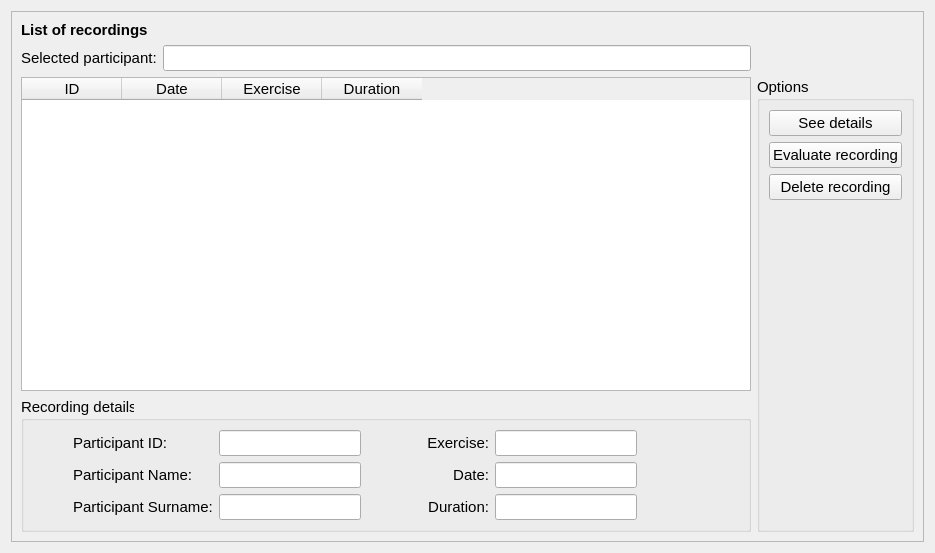
<?xml version="1.0" encoding="UTF-8"?>
<ui version="4.0">
 <class>Recordings</class>
 <widget class="qMRMLWidget" name="Recordings">
  <property name="geometry">
   <rect>
    <x>0</x>
    <y>0</y>
    <width>935</width>
    <height>553</height>
   </rect>
  </property>
  <layout class="QVBoxLayout" name="verticalLayout">
   <item>
    <widget class="QFrame" name="frame">
     <property name="font">
      <font>
       <pointsize>11</pointsize>
      </font>
     </property>
     <property name="frameShape">
      <enum>QFrame::StyledPanel</enum>
     </property>
     <property name="frameShadow">
      <enum>QFrame::Raised</enum>
     </property>
     <layout class="QGridLayout" name="gridLayout_2">
      <item row="1" column="0">
       <widget class="QLabel" name="label_2">
        <property name="font">
         <font>
          <pointsize>11</pointsize>
          <weight>50</weight>
          <bold>false</bold>
         </font>
        </property>
        <property name="text">
         <string>Selected participant:</string>
        </property>
       </widget>
      </item>
      <item row="2" column="0" colspan="2">
       <widget class="QTableWidget" name="recordingsTable">
        <property name="font">
         <font>
          <pointsize>11</pointsize>
          <weight>50</weight>
          <bold>false</bold>
         </font>
        </property>
        <property name="editTriggers">
         <set>QAbstractItemView::NoEditTriggers</set>
        </property>
        <property name="selectionMode">
         <enum>QAbstractItemView::SingleSelection</enum>
        </property>
        <property name="selectionBehavior">
         <enum>QAbstractItemView::SelectRows</enum>
        </property>
        <attribute name="verticalHeaderVisible">
         <bool>false</bool>
        </attribute>
        <column>
         <property name="text">
          <string>ID</string>
         </property>
        </column>
        <column>
         <property name="text">
          <string>Date</string>
         </property>
        </column>
        <column>
         <property name="text">
          <string>Exercise</string>
         </property>
        </column>
        <column>
         <property name="text">
          <string>Duration</string>
         </property>
        </column>
       </widget>
      </item>
      <item row="0" column="0">
       <widget class="QLabel" name="label_1">
        <property name="font">
         <font>
          <pointsize>11</pointsize>
          <weight>75</weight>
          <bold>true</bold>
         </font>
        </property>
        <property name="text">
         <string>List of recordings</string>
        </property>
       </widget>
      </item>
      <item row="2" column="2" rowspan="2">
       <widget class="QGroupBox" name="optionsGroupBox">
        <property name="font">
         <font>
          <pointsize>11</pointsize>
          <weight>50</weight>
          <bold>false</bold>
         </font>
        </property>
        <property name="title">
         <string>Options</string>
        </property>
        <layout class="QVBoxLayout" name="verticalLayout_2">
         <item>
          <widget class="QPushButton" name="recordingDetailsButton">
           <property name="font">
            <font>
             <pointsize>11</pointsize>
             <weight>50</weight>
             <bold>false</bold>
            </font>
           </property>
           <property name="text">
            <string>See details</string>
           </property>
           <property name="checkable">
            <bool>true</bool>
           </property>
          </widget>
         </item>
         <item>
          <widget class="QPushButton" name="evaluateRecordingButton">
           <property name="font">
            <font>
             <pointsize>11</pointsize>
             <weight>50</weight>
             <bold>false</bold>
            </font>
           </property>
           <property name="text">
            <string>Evaluate recording</string>
           </property>
          </widget>
         </item>
         <item>
          <widget class="QPushButton" name="deleteRecordingButton">
           <property name="font">
            <font>
             <pointsize>11</pointsize>
             <weight>50</weight>
             <bold>false</bold>
            </font>
           </property>
           <property name="text">
            <string>Delete recording</string>
           </property>
          </widget>
         </item>
         <item>
          <spacer name="verticalSpacer">
           <property name="font">
            <font>
             <pointsize>11</pointsize>
             <weight>50</weight>
             <bold>false</bold>
            </font>
           </property>
           <property name="orientation">
            <enum>Qt::Vertical</enum>
           </property>
           <property name="sizeHint" stdset="0">
            <size>
             <width>20</width>
             <height>40</height>
            </size>
           </property>
          </spacer>
         </item>
        </layout>
       </widget>
      </item>
      <item row="1" column="1">
       <widget class="QLineEdit" name="participantSelectionText">
        <property name="enabled">
         <bool>true</bool>
        </property>
        <property name="font">
         <font>
          <pointsize>11</pointsize>
          <weight>50</weight>
          <bold>false</bold>
         </font>
        </property>
        <property name="readOnly">
         <bool>true</bool>
        </property>
       </widget>
      </item>
      <item row="3" column="0" colspan="2">
       <widget class="QGroupBox" name="recordingDetailsGroupBox">
        <property name="font">
         <font>
          <pointsize>11</pointsize>
          <weight>50</weight>
          <bold>false</bold>
         </font>
        </property>
        <property name="title">
         <string>Recording details</string>
        </property>
        <layout class="QGridLayout" name="gridLayout">
         <item row="0" column="1">
          <widget class="QLabel" name="recordingDetailsLabel_1">
           <property name="font">
            <font>
             <pointsize>11</pointsize>
             <weight>50</weight>
             <bold>false</bold>
            </font>
           </property>
           <property name="text">
            <string>Participant ID:</string>
           </property>
          </widget>
         </item>
         <item row="1" column="3">
          <widget class="QLabel" name="recordingDetailsLabel_5">
           <property name="font">
            <font>
             <pointsize>11</pointsize>
             <weight>50</weight>
             <bold>false</bold>
            </font>
           </property>
           <property name="text">
            <string>Date:</string>
           </property>
           <property name="alignment">
            <set>Qt::AlignRight|Qt::AlignTrailing|Qt::AlignVCenter</set>
           </property>
          </widget>
         </item>
         <item row="2" column="2">
          <widget class="QLineEdit" name="recordingParticipantSurnameText">
           <property name="sizePolicy">
            <sizepolicy hsizetype="Fixed" vsizetype="Fixed">
             <horstretch>0</horstretch>
             <verstretch>0</verstretch>
            </sizepolicy>
           </property>
           <property name="font">
            <font>
             <pointsize>11</pointsize>
             <weight>50</weight>
             <bold>false</bold>
            </font>
           </property>
          </widget>
         </item>
         <item row="2" column="3">
          <widget class="QLabel" name="recordingDetailsLabel_6">
           <property name="font">
            <font>
             <pointsize>11</pointsize>
             <weight>50</weight>
             <bold>false</bold>
            </font>
           </property>
           <property name="text">
            <string>Duration:</string>
           </property>
           <property name="alignment">
            <set>Qt::AlignRight|Qt::AlignTrailing|Qt::AlignVCenter</set>
           </property>
          </widget>
         </item>
         <item row="0" column="3">
          <widget class="QLabel" name="recordingDetailsLabel_4">
           <property name="font">
            <font>
             <pointsize>11</pointsize>
             <weight>50</weight>
             <bold>false</bold>
            </font>
           </property>
           <property name="text">
            <string>Exercise:</string>
           </property>
           <property name="alignment">
            <set>Qt::AlignRight|Qt::AlignTrailing|Qt::AlignVCenter</set>
           </property>
          </widget>
         </item>
         <item row="1" column="2">
          <widget class="QLineEdit" name="recordingParticipantNameText">
           <property name="sizePolicy">
            <sizepolicy hsizetype="Fixed" vsizetype="Fixed">
             <horstretch>0</horstretch>
             <verstretch>0</verstretch>
            </sizepolicy>
           </property>
           <property name="font">
            <font>
             <pointsize>11</pointsize>
             <weight>50</weight>
             <bold>false</bold>
            </font>
           </property>
          </widget>
         </item>
         <item row="0" column="4" colspan="2">
          <widget class="QLineEdit" name="recordingDetailsExerciseText">
           <property name="sizePolicy">
            <sizepolicy hsizetype="Fixed" vsizetype="Fixed">
             <horstretch>0</horstretch>
             <verstretch>0</verstretch>
            </sizepolicy>
           </property>
           <property name="font">
            <font>
             <pointsize>11</pointsize>
             <weight>50</weight>
             <bold>false</bold>
            </font>
           </property>
          </widget>
         </item>
         <item row="1" column="1">
          <widget class="QLabel" name="recordingDetailsLabel_2">
           <property name="font">
            <font>
             <pointsize>11</pointsize>
             <weight>50</weight>
             <bold>false</bold>
            </font>
           </property>
           <property name="text">
            <string>Participant Name:</string>
           </property>
          </widget>
         </item>
         <item row="2" column="4" colspan="2">
          <widget class="QLineEdit" name="recordingDetailsDurationText">
           <property name="sizePolicy">
            <sizepolicy hsizetype="Fixed" vsizetype="Fixed">
             <horstretch>0</horstretch>
             <verstretch>0</verstretch>
            </sizepolicy>
           </property>
           <property name="font">
            <font>
             <pointsize>11</pointsize>
             <weight>50</weight>
             <bold>false</bold>
            </font>
           </property>
          </widget>
         </item>
         <item row="0" column="2">
          <widget class="QLineEdit" name="recordingParticipantIDText">
           <property name="sizePolicy">
            <sizepolicy hsizetype="Fixed" vsizetype="Fixed">
             <horstretch>0</horstretch>
             <verstretch>0</verstretch>
            </sizepolicy>
           </property>
           <property name="font">
            <font>
             <pointsize>11</pointsize>
             <weight>50</weight>
             <bold>false</bold>
            </font>
           </property>
          </widget>
         </item>
         <item row="1" column="4" colspan="2">
          <widget class="QLineEdit" name="recordingDetailsDateText">
           <property name="sizePolicy">
            <sizepolicy hsizetype="Fixed" vsizetype="Fixed">
             <horstretch>0</horstretch>
             <verstretch>0</verstretch>
            </sizepolicy>
           </property>
           <property name="font">
            <font>
             <pointsize>11</pointsize>
             <weight>50</weight>
             <bold>false</bold>
            </font>
           </property>
          </widget>
         </item>
         <item row="2" column="1">
          <widget class="QLabel" name="recordingDetailsLabel_3">
           <property name="font">
            <font>
             <pointsize>11</pointsize>
             <weight>50</weight>
             <bold>false</bold>
            </font>
           </property>
           <property name="text">
            <string>Participant Surname:</string>
           </property>
          </widget>
         </item>
         <item row="0" column="0">
          <spacer name="horizontalSpacer">
           <property name="font">
            <font>
             <pointsize>11</pointsize>
             <weight>50</weight>
             <bold>false</bold>
            </font>
           </property>
           <property name="orientation">
            <enum>Qt::Horizontal</enum>
           </property>
           <property name="sizeType">
            <enum>QSizePolicy::Fixed</enum>
           </property>
           <property name="sizeHint" stdset="0">
            <size>
             <width>40</width>
             <height>20</height>
            </size>
           </property>
          </spacer>
         </item>
        </layout>
       </widget>
      </item>
     </layout>
    </widget>
   </item>
  </layout>
 </widget>
 <customwidgets>
  <customwidget>
   <class>qMRMLWidget</class>
   <extends>QWidget</extends>
   <header>qMRMLWidget.h</header>
   <container>1</container>
  </customwidget>
 </customwidgets>
 <resources/>
 <connections/>
</ui>
